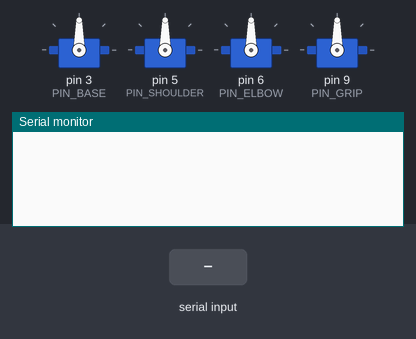
Bench run of a sketch on a simulated Arduino Nano, built with avr-gcc and run on an emulated ATmega328P. On the bench: 4 × servo, the last lines printed to the serial monitor. The test bench sets the inputs (shaded band).

Above: at 1.2 s.
1.3 s: "H\n" received over Serial
At 1.9 s:
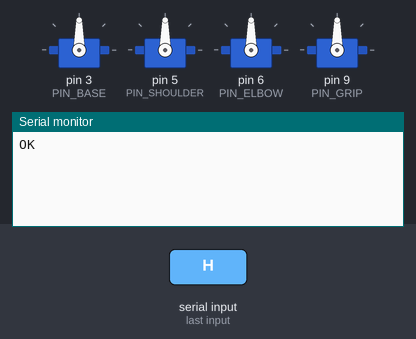
2.8 s: "J,\n" received over Serial
At 4.3 s:
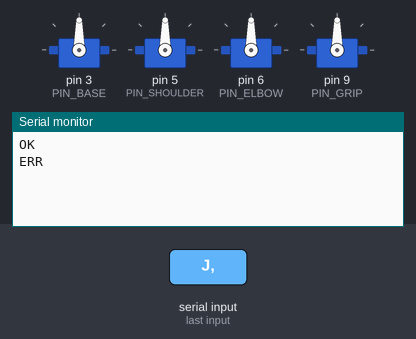

The sketch:

arm_firmware.ino
```cpp
/* Module 3 — 4-DOF arm firmware: the muscles (deck slide 29, slide 36).
 *
 * The Arduino stays THIN on purpose: it parses a line, clamps the angles,
 * ramps the servos smoothly, and answers OK. All the thinking (vision, IK,
 * sequences) lives on the Pi — so we never re-flash this while tuning.
 *
 * Protocol (115200, one message per line):
 *   J,<base>,<shoulder>,<elbow>,<gripper>   move joints, degrees
 *   H                                       go to home pose
 *   OK  / ERR                               replies
 *
 * Wiring (signal only — servos need their OWN 5-6 V supply, see docs):
 *   D3 base   D5 shoulder   D6 elbow   D9 gripper
 *   Servo GND and Nano GND must join the supply GND (common ground!).
 */

#include <Servo.h>

// ---- pins -----------------------------------------------------------------
const int PIN_BASE = 3, PIN_SHOULDER = 5, PIN_ELBOW = 6, PIN_GRIP = 9;

// ---- safe ranges (degrees) — edit after calibrating YOUR arm ---------------
const int MIN_B = 0,   MAX_B = 180;
const int MIN_S = 15,  MAX_S = 165;
const int MIN_E = 0,   MAX_E = 160;
const int MIN_G = 20,  MAX_G = 100;

// ---- home pose --------------------------------------------------------------
const int HOME_B = 90, HOME_S = 90, HOME_E = 90, HOME_G = 30;

// ---- ramp speed: milliseconds per degree. smaller = faster = more jitter ---
const int STEP_MS = 15;

Servo base, shoulder, elbow, grip;
int pos[4];  // where the servos were last told to go

int clampi(int v, int lo, int hi) { return v < lo ? lo : (v > hi ? hi : v); }

void moveTo(int b, int s, int e, int g) {
  int target[4] = { b, s, e, g };
  int start[4];
  for (int i = 0; i < 4; i++) start[i] = pos[i];

  // longest joint travel decides how many steps; all joints move together
  int steps = 0;
  for (int i = 0; i < 4; i++) {
    int d = abs(target[i] - start[i]);
    if (d > steps) steps = d;
  }
  for (int n = 1; n <= steps; n++) {
    int t[4];
    for (int i = 0; i < 4; i++)
      t[i] = start[i] + (long)(target[i] - start[i]) * n / steps;
    base.write(t[0]); shoulder.write(t[1]); elbow.write(t[2]); grip.write(t[3]);
    delay(STEP_MS);
  }
  for (int i = 0; i < 4; i++) pos[i] = target[i];
}

void setup() {
  base.attach(PIN_BASE);
  shoulder.attach(PIN_SHOULDER);
  elbow.attach(PIN_ELBOW);
  grip.attach(PIN_GRIP);
  pos[0] = HOME_B; pos[1] = HOME_S; pos[2] = HOME_E; pos[3] = HOME_G;
  moveTo(pos[0], pos[1], pos[2], pos[3]);   // start from a known pose
  Serial.begin(115200);
}

void loop() {
  if (!Serial.available()) return;
  String line = Serial.readStringUntil('\n');
  line.trim();

  if (line == "H") {
    moveTo(HOME_B, HOME_S, HOME_E, HOME_G);
    Serial.println("OK");
    return;
  }

  if (line.startsWith("J,")) {
    int b, s, e, g;
    if (sscanf(line.c_str(), "J,%d,%d,%d,%d", &b, &s, &e, &g) != 4 ||
        b < 0 || b > 180 || s < 0 || s > 180 ||
        e < 0 || e > 180 || g < 0 || g > 180) {
      Serial.println("ERR");                // unreadable or impossible angle
      return;
    }
    // inside 0..180: pull into each joint's SAFE range, then move
    moveTo(clampi(b, MIN_B, MAX_B), clampi(s, MIN_S, MAX_S),
           clampi(e, MIN_E, MAX_E), clampi(g, MIN_G, MAX_G));
    Serial.println("OK");
    return;
  }

  Serial.println("ERR");                    // anything else is not our protocol
}
```

Measured:
- after the input at 1.3 s, the serial monitor: prints a new line at once (image 1)
- after the input at 2.8 s, the serial monitor: prints a new line at once (image 2)
